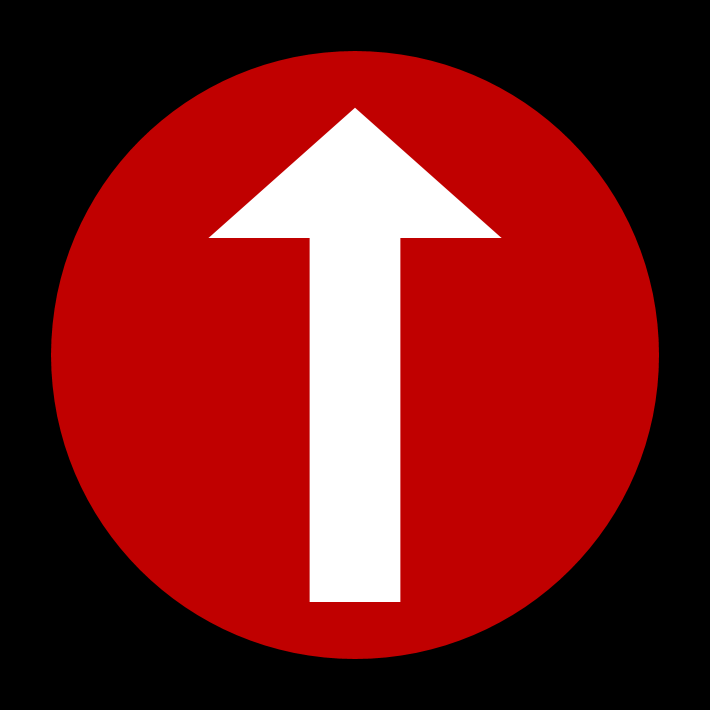
#> input picture Road Signs/Forward.png, 710 x 710 px, given in place of the camera
$ python sign_detection.py
#> lines starting #> are read from the running program, lines starting #| are printed output that depends on the picture; after the words box and inside, x2 and y2 are one past the last pixel; in counts of white or black regions, pixels touching at a corner belong together
import cv2
import numpy as np
from scipy.stats import itemfreq
import math


import serial #for Serial communication
import time   #for delay functions
arduino = serial.Serial('com10',9600)


def get_dominant_color(image, n_colors):
    pixels = np.float32(image).reshape((-1, 3))
    criteria = (cv2.TERM_CRITERIA_EPS + cv2.TERM_CRITERIA_MAX_ITER, 200, .1)
    flags = cv2.KMEANS_RANDOM_CENTERS
    flags, labels, centroids = cv2.kmeans(
        pixels, n_colors, None, criteria, 10, flags)
    palette = np.uint8(centroids)
    return palette[np.argmax(itemfreq(labels)[:, -1])]


clicked = False
def onMouse(event, x, y, flags, param):
    global clicked
    if event == cv2.EVENT_LBUTTONUP:
        clicked = True


#cameraCapture = cv2.VideoCapture('http://192.168.137.123:8080/video')
cameraCapture = cv2.VideoCapture(0)
cv2.namedWindow('camera')
cv2.setMouseCallback('camera', onMouse)

# Read and process frames in loop
success, frame = cameraCapture.read()
#> frame is the input picture: shape (710, 710, 3); mean B, G, R 26.4, 26.4, 117.1


while success and not clicked:
    cv2.waitKey(1)
    success, frame = cameraCapture.read()

    gray = cv2.cvtColor(frame, cv2.COLOR_BGR2GRAY)
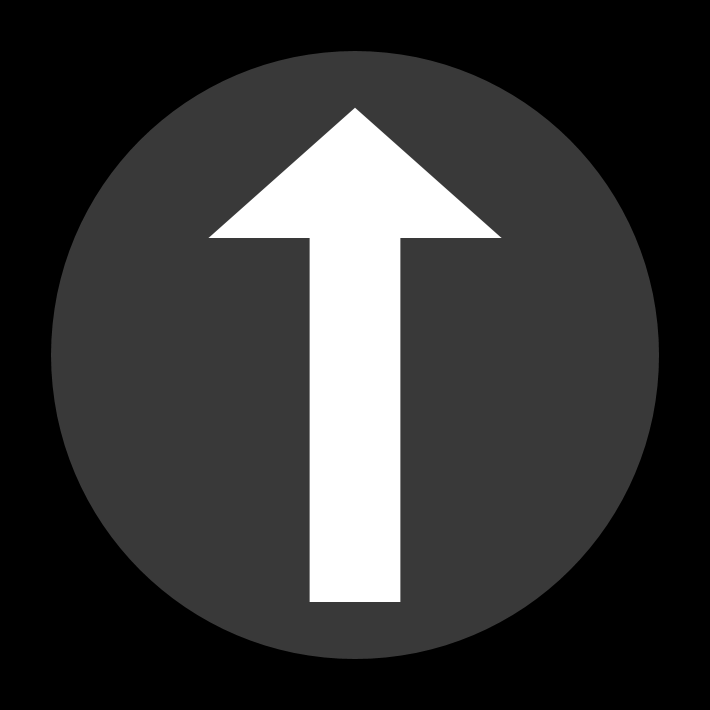
#> gray: shape (710, 710); min 0, max 255, mean 53.3
    img = cv2.medianBlur(gray, 37)
    circles = cv2.HoughCircles(img, cv2.HOUGH_GRADIENT,
                              1, 50, param1=120, param2=40)
#> circles = [[354.5, 354.5, 303.9]]

    if not circles is None:
        circles = np.uint16(np.around(circles))
#> circles = [[354, 354, 304]]
        max_r, max_i = 0, 0
        for i in range(len(circles[:, :, 2][0])):
            if circles[:, :, 2][0][i] > 50 and circles[:, :, 2][0][i] > max_r:
                max_i = i
                max_r = circles[:, :, 2][0][i]
#> this loop made 1 pass
#> (max_i, max_r) on pass 1: (0, 304)
#> after the loop, max_i = 0; max_r = 304
        x, y, r = circles[:, :, :][0][max_i]
#> x = 354; y = 354; r = 304
        if y > r and x > r:
            square = frame[y-r:y+r, x-r:x+r]
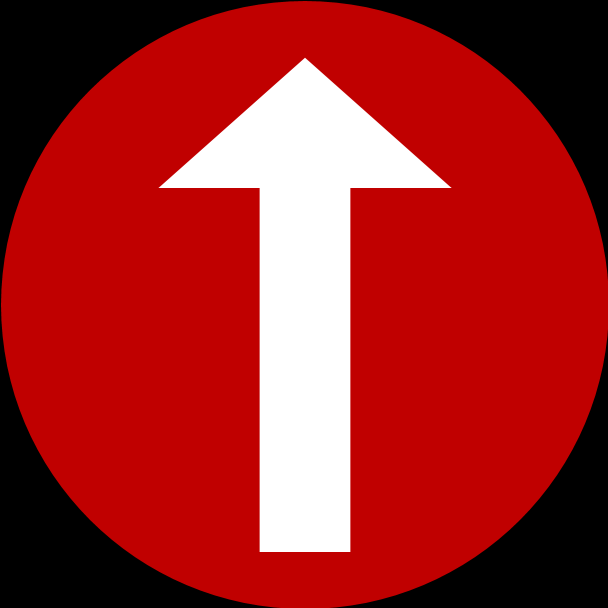
#> square: shape (608, 608, 3); mean B, G, R 36, 36, 159.6
            dominant_color = get_dominant_color(square, 2)
#> in get_dominant_color, `flags, labels, centroids = cv2.kmeans( pixels, n_colors, None, criteri..`: flags = 2.2e+09; centroids = [[0.257, 0.257, 144.1], [254.8, 254.8, 254.9]]
#> in get_dominant_color, `palette = np.uint8(centroids)`: palette = [[0, 0, 144], [254, 254, 254]]
#> dominant_color = [0, 0, 144]

            if dominant_color[2] > 150 :
                zone_0 = square[square.shape[0]*3//8:square.shape[0]
                                * 5//8, square.shape[1]*1//8:square.shape[1]*3//8]
                cv2.imshow('Zone0', zone_0)
                zone_0_color = get_dominant_color(zone_0, 2)

                zone_1 = square[square.shape[0]*1//8:square.shape[0]
                                * 3//8, square.shape[1]*3//8:square.shape[1]*5//8]
                cv2.imshow('Zone1', zone_1)
                zone_1_color = get_dominant_color(zone_1, 2)

                zone_2 = square[square.shape[0]*3//8:square.shape[0]
                                * 5//8, square.shape[1]*5//8:square.shape[1]*7//8]
                cv2.imshow('Zone2', zone_2)
                zone_2_color = get_dominant_color(zone_2, 2)
                if zone_1_color[0] < 125:
                    if math.isclose(sum(zone_0_color),sum(zone_2_color), abs_tol=2):
                        print("STOP")
                        var='S'
                        arduino.write(var.encode())

                    elif sum(zone_0_color) > sum(zone_2_color):
                        print("LEFT")
                        var='L'
                        arduino.write(var.encode())

                    elif sum(zone_0_color) < sum(zone_2_color):
                        print("RIGHT")
                        var='R'
                        arduino.write(var.encode())

                elif sum(zone_1_color) > sum(zone_0_color) and sum(zone_1_color) > sum(zone_2_color):
                    print("FORWARD")
                    var='F'
                    arduino.write(var.encode())


            else:
                print("N/A")
                var='N'
                arduino.write(var.encode())


        for i in circles[0, :]:
            cv2.circle(frame, (i[0], i[1]), i[2], (0, 255, 0), 2)
            cv2.circle(frame, (i[0], i[1]), 2, (0, 0, 255), 3)
#> this loop made 1 pass
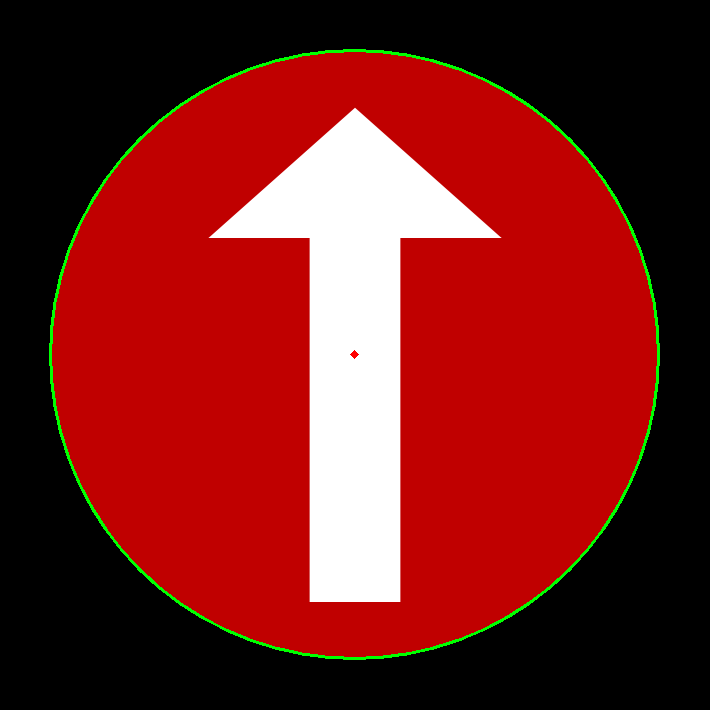
#> frame: shape (710, 710, 3); 1.13% of pixels changed, all inside (x1, y1, x2, y2) = (49, 49, 660, 660)
    cv2.imshow('camera', frame)


cv2.destroyAllWindows()
cameraCapture.release()

$ run again, on Road Signs/Left.png
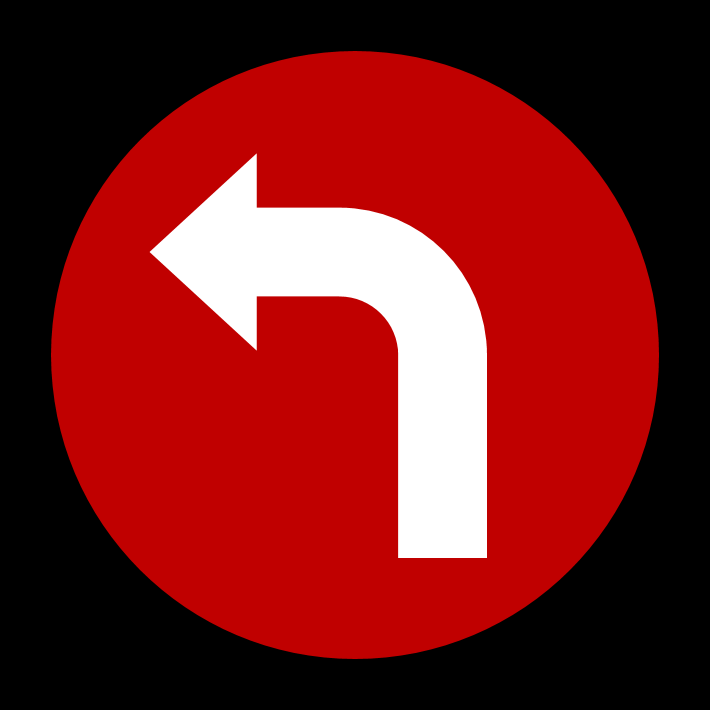
#> input picture Road Signs/Left.png, 710 x 710 px, given in place of the camera
#> frame is the input picture: shape (710, 710, 3); mean B, G, R 25.5, 25.5, 116.9
#> `gray = cv2.cvtColor(frame, cv2.COLOR_BGR2GRAY)`:
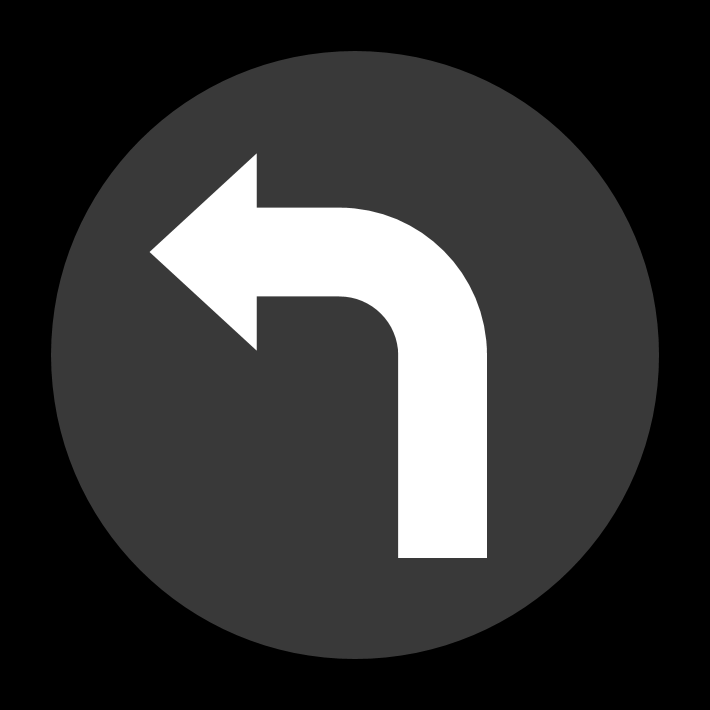
#> gray: shape (710, 710); min 0, max 255, mean 52.6
#> `circles = cv2.HoughCircles(img, cv2.HOUGH_GRADIENT, 1, 50, param1=120,..`: circles = [[354.5, 354.5, 303.9], [321.5, 393.5, 252.7]]
#> `circles = np.uint16(np.around(circles))`: circles = [[354, 354, 304], [322, 394, 253]]
#> the loop `for i in range(len(circles[:, :, 2][0])):` made 2 passes
#> (max_i, max_r) on pass 1: (0, 304)
#> after the loop `for i in range(len(circles[:, :, 2][0])):`: max_i = 0; max_r = 304
#> x = 354; r = 304
#> flags = 2.2e+09; centroids = [[0.104, 0.104, 144.3], [254.3, 254.3, 254.8]]
#> palette = [[0, 0, 144], [254, 254, 254]]
#> dominant_color = [0, 0, 144]
#> the loop `for i in circles[0, :]:` made 2 passes
#> after the loop `for i in circles[0, :]:`:
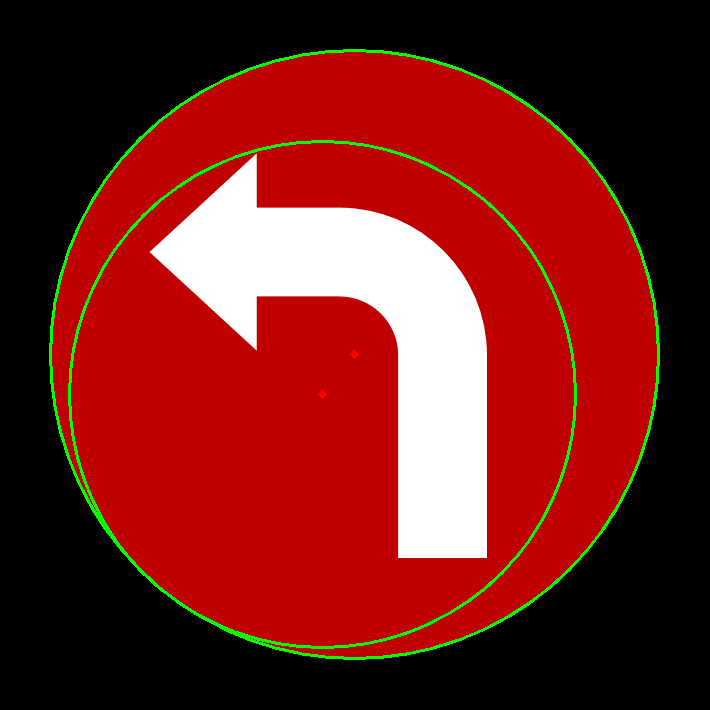
#> frame: shape (710, 710, 3); 2% of pixels changed, all inside (x1, y1, x2, y2) = (49, 49, 660, 660)

$ run again, on Road Signs/Right.png
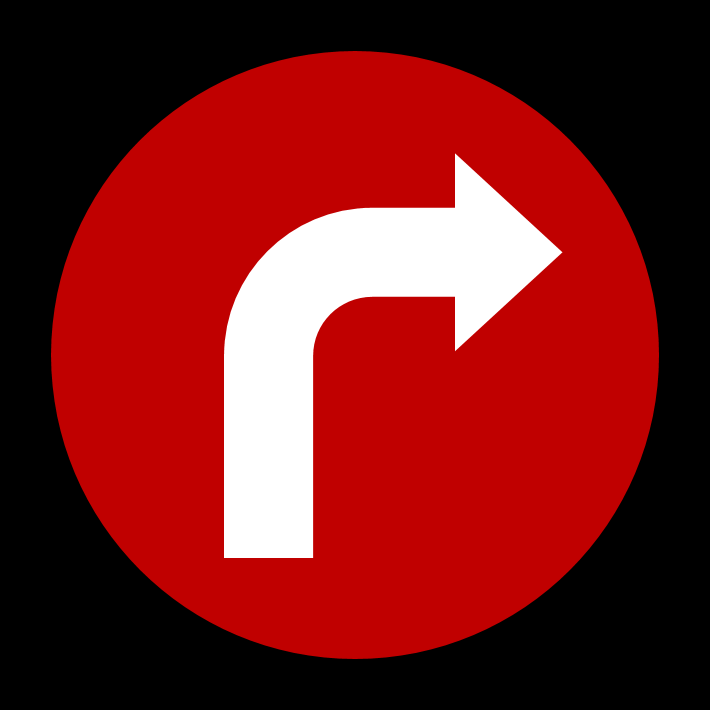
#> input picture Road Signs/Right.png, 710 x 710 px, given in place of the camera
#> frame is the input picture: shape (710, 710, 3); mean B, G, R 25.5, 25.5, 116.9
#> `gray = cv2.cvtColor(frame, cv2.COLOR_BGR2GRAY)`:
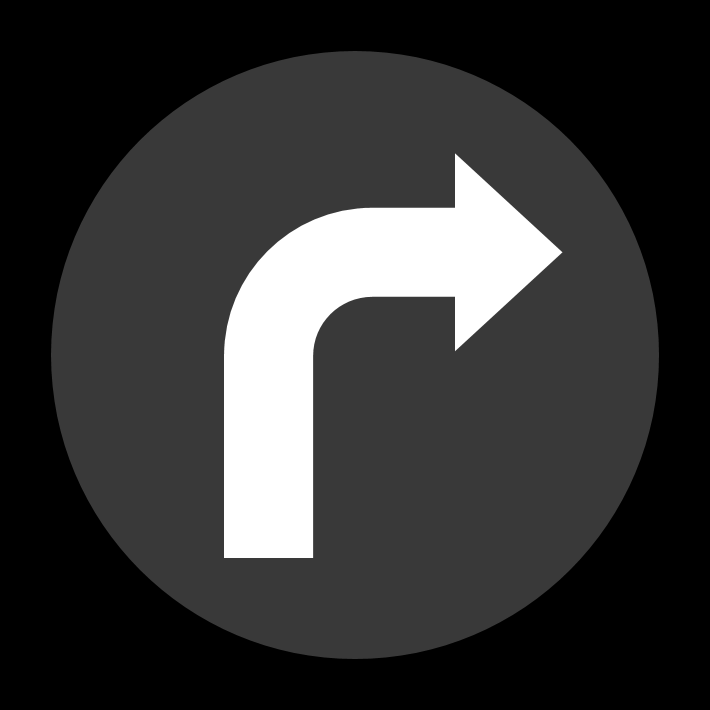
#> gray: shape (710, 710); min 0, max 255, mean 52.7
#> `circles = cv2.HoughCircles(img, cv2.HOUGH_GRADIENT, 1, 50, param1=120,..`: circles = [[354.5, 354.5, 303.9], [391.5, 395.5, 248.9]]
#> `circles = np.uint16(np.around(circles))`: circles = [[354, 354, 304], [392, 396, 249]]
#> the loop `for i in range(len(circles[:, :, 2][0])):` made 2 passes
#> (max_i, max_r) on pass 1: (0, 304)
#> after the loop `for i in range(len(circles[:, :, 2][0])):`: max_i = 0; max_r = 304
#> x = 354; r = 304
#> flags = 2.2e+09; centroids = [[0.093, 0.093, 144.2], [254.5, 254.5, 254.9]]
#> palette = [[0, 0, 144], [254, 254, 254]]
#> dominant_color = [0, 0, 144]
#> the loop `for i in circles[0, :]:` made 2 passes
#> after the loop `for i in circles[0, :]:`:
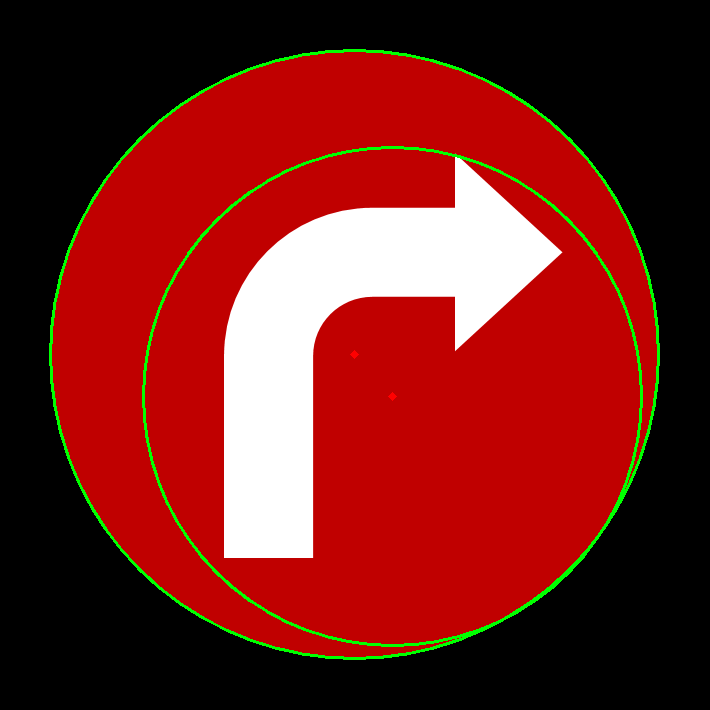
#> frame: shape (710, 710, 3); 2% of pixels changed, all inside (x1, y1, x2, y2) = (49, 49, 660, 660)
